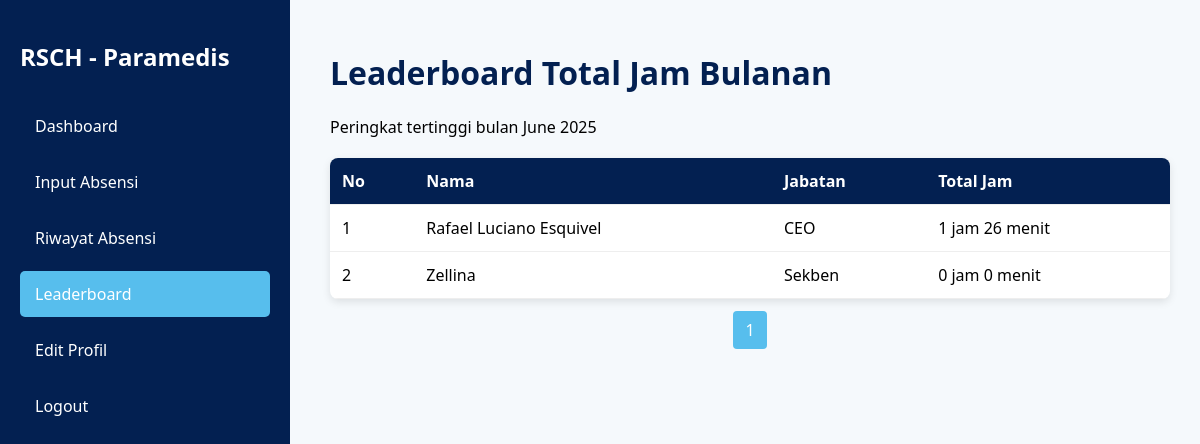
The page /db_rsch/paramedis/leaderboard.php (signed in) on the database its author committed.
### tables this page shows
CREATE TABLE `users` (
  `id` int(11) NOT NULL,
  `username` varchar(50) NOT NULL,
  `password` varchar(255) NOT NULL,
  `nama` varchar(50) NOT NULL,
  `jabatan` varchar(50) NOT NULL,
  `role` enum('admin','paramedis','superuser') NOT NULL,
  `no_telepon` varchar(20) DEFAULT NULL,
  `steam_hex` varchar(50) DEFAULT NULL,
  `created_at` timestamp NOT NULL DEFAULT current_timestamp(),
  `id_petugas` varchar(10) NOT NULL
);

### db_rsch/paramedis/leaderboard.php (the view, shortened to what this page needs)
<?php
require '../includes/koneksi.php';
$bulan = date('m');
$tahun = date('Y');
$limit = 20;
$page = isset($_GET['page']) ? (int)$_GET['page'] : 1;
$offset = ($page - 1) * $limit;
$count_sql = "
SELECT COUNT(DISTINCT u.id) AS total
FROM users u
LEFT JOIN absensi a
    ON u.id = a.id_user AND MONTH(a.tanggal) = ? AND YEAR(a.tanggal) = ?
WHERE u.role = 'paramedis'";
$count_stmt = $koneksi->prepare($count_sql);
$count_stmt->bind_param('ii', $bulan, $tahun);
$count_stmt->execute();
$count_result = $count_stmt->get_result();
$total_users = $count_result->fetch_assoc()['total'];
$total_pages = ceil($total_users / $limit);
$sql = "
SELECT u.id, u.nama, u.jabatan, SUM(a.total_jam) AS total_jam
FROM users u
LEFT JOIN absensi a
    ON u.id = a.id_user AND MONTH(a.tanggal) = ? AND YEAR(a.tanggal) = ?
WHERE u.role = 'paramedis'
GROUP BY u.id
ORDER BY total_jam DESC
LIMIT ? OFFSET ?";
$stmt = $koneksi->prepare($sql);
$stmt->bind_param('iiii', $bulan, $tahun, $limit, $offset);
$stmt->execute();
$result = $stmt->get_result();
?>
<!DOCTYPE html>
<html lang="id">
<head>
</head>
<body>
<div class="sidebar">
  <h2>RSCH - Paramedis</h2>
  <nav>
    <a href="dashboard.php">Dashboard</a>
    <a href="input_absensi.php">Input Absensi</a>
    <a href="riwayat_absensi.php">Riwayat Absensi</a>
    <a href="leaderboard.php" class="active">Leaderboard</a>
    <a href="profile.php">Edit Profil</a>
    <a href="../logout.php">Logout</a>
  </nav>
</div>
<div class="main-content">
  <header>
    <h1>Leaderboard Total Jam Bulanan</h1>
    <p>Peringkat tertinggi bulan <?= date('F Y') ?></p>
  </header>
  <table>
    <thead>
      <tr>
        <th>No</th>
        <th>Nama</th>
        <th>Jabatan</th>
        <th>Total Jam</th>
      </tr>
    </thead>
    <tbody>
      <?php if ($result->num_rows == 0): ?>
        <tr><td colspan="4" style="text-align:center;">Tidak ada data</td></tr>
      <?php else: ?>
        <?php $no = $offset + 1; ?>
        <?php while ($row = $result->fetch_assoc()): ?>
          <?php
            $totalMenit = round(($row['total_jam'] ?? 0) * 60);
            $jam = floor($totalMenit / 60);
            $menit = $totalMenit % 60;
          ?>
          <tr>
            <td><?= $no++ ?></td>
            <td><?= htmlspecialchars($row['nama']) ?></td>
            <td><?= htmlspecialchars($row['jabatan']) ?></td>
            <td><?= $jam ?> jam <?= $menit ?> menit</td>
          </tr>
        <?php endwhile; ?>
      <?php endif; ?>
    </tbody>
  </table>
  <div class="pagination">
    <?php for ($i = 1; $i <= $total_pages; $i++): ?>
      <a href="?page=<?= $i ?>" class="<?= $i == $page ? 'active' : '' ?>"><?= $i ?></a>
    <?php endfor; ?>
  </div>
</div>
</body>
</html>

### db_rsch/paramedis/leaderboard.php (style rules this page uses)
body { margin: 0; font-family: 'Segoe UI', Tahoma, Geneva, Verdana, sans-serif; background: #f5f9fc; }
.sidebar { width: 250px; background-color: rgb(3, 32, 81); height: 100vh; position: fixed; top: 0; left: 0; padding: 20px; color: white; }
.sidebar h2 { margin-bottom: 30px; }
.sidebar nav a { display: block; color: white; padding: 12px 15px; margin-bottom: 10px; border-radius: 5px; text-decoration: none; }
.sidebar nav a:hover, .sidebar nav a.active { background-color: rgb(87, 190, 237); }
.main-content { margin-left: 300px; padding: 30px; }
header h1 { color: rgb(3, 32, 81); }
table { width: 100%; background: white; border-collapse: collapse; margin-top: 20px; border-radius: 8px; overflow: hidden; box-shadow: 0 3px 8px rgba(0,0,0,0.1); }
thead { background-color: rgb(3, 32, 81); color: white; }
th, td { padding: 12px; text-align: left; border-bottom: 1px solid #eee; }
.pagination { margin-top: 20px; text-align: center; }
.pagination a { margin: 0 5px; text-decoration: none; background-color: rgb(3, 32, 81); color: white; padding: 8px 12px; border-radius: 4px; }
.pagination a.active { background-color: rgb(87, 190, 237); }

### rows shown on the page
users: nama "Rafael Luciano Esquivel", jabatan "CEO", jam "1", menit "26"
users: nama "Zellina", jabatan "Sekben", jam "0", menit "0"
